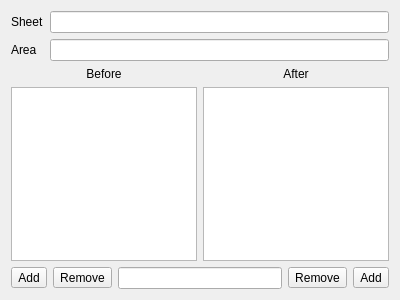
<?xml version="1.0" encoding="UTF-8"?>
<ui version="4.0">
 <class>ChangeEntry</class>
 <widget class="QWidget" name="ChangeEntry">
  <property name="geometry">
   <rect>
    <x>0</x>
    <y>0</y>
    <width>400</width>
    <height>300</height>
   </rect>
  </property>
  <property name="windowTitle">
   <string>Form</string>
  </property>
  <layout class="QGridLayout" name="gridLayout">
   <item row="0" column="0" colspan="2">
    <layout class="QFormLayout" name="formLayout">
     <item row="0" column="0">
      <widget class="QLabel" name="sheetLabel">
       <property name="text">
        <string>Sheet</string>
       </property>
       <property name="buddy">
        <cstring>sheetEdit</cstring>
       </property>
      </widget>
     </item>
     <item row="0" column="1">
      <widget class="QLineEdit" name="sheetEdit"/>
     </item>
     <item row="1" column="0">
      <widget class="QLabel" name="areaLabel">
       <property name="text">
        <string>Area</string>
       </property>
       <property name="buddy">
        <cstring>areaEdit</cstring>
       </property>
      </widget>
     </item>
     <item row="1" column="1">
      <widget class="QLineEdit" name="areaEdit"/>
     </item>
    </layout>
   </item>
   <item row="1" column="0">
    <widget class="QLabel" name="beforeLabel">
     <property name="text">
      <string>Before</string>
     </property>
     <property name="alignment">
      <set>Qt::AlignCenter</set>
     </property>
     <property name="buddy">
      <cstring>beforeView</cstring>
     </property>
    </widget>
   </item>
   <item row="1" column="1">
    <widget class="QLabel" name="afterLabel">
     <property name="text">
      <string>After</string>
     </property>
     <property name="alignment">
      <set>Qt::AlignCenter</set>
     </property>
     <property name="buddy">
      <cstring>afterView</cstring>
     </property>
    </widget>
   </item>
   <item row="2" column="0">
    <widget class="QListView" name="beforeView">
     <property name="editTriggers">
      <set>QAbstractItemView::NoEditTriggers</set>
     </property>
    </widget>
   </item>
   <item row="2" column="1">
    <widget class="QListView" name="afterView">
     <property name="editTriggers">
      <set>QAbstractItemView::NoEditTriggers</set>
     </property>
    </widget>
   </item>
   <item row="3" column="0" colspan="2">
    <layout class="QHBoxLayout" name="horizontalLayout">
     <item>
      <widget class="QToolButton" name="addLeftButton">
       <property name="text">
        <string>Add</string>
       </property>
       <property name="icon">
        <iconset theme="list-add">
         <normaloff>.</normaloff>.</iconset>
       </property>
      </widget>
     </item>
     <item>
      <widget class="QToolButton" name="delLeftButton">
       <property name="text">
        <string>Remove</string>
       </property>
       <property name="icon">
        <iconset theme="list-remove">
         <normaloff>.</normaloff>.</iconset>
       </property>
      </widget>
     </item>
     <item>
      <widget class="QLineEdit" name="commonEdit"/>
     </item>
     <item>
      <widget class="QToolButton" name="delRightButton">
       <property name="text">
        <string>Remove</string>
       </property>
       <property name="icon">
        <iconset theme="list-remove">
         <normaloff>.</normaloff>.</iconset>
       </property>
      </widget>
     </item>
     <item>
      <widget class="QToolButton" name="addRightButton">
       <property name="text">
        <string>Add</string>
       </property>
       <property name="icon">
        <iconset theme="list-add">
         <normaloff>.</normaloff>.</iconset>
       </property>
      </widget>
     </item>
    </layout>
   </item>
  </layout>
 </widget>
 <tabstops>
  <tabstop>sheetEdit</tabstop>
  <tabstop>areaEdit</tabstop>
  <tabstop>beforeView</tabstop>
  <tabstop>afterView</tabstop>
  <tabstop>addLeftButton</tabstop>
  <tabstop>delLeftButton</tabstop>
  <tabstop>commonEdit</tabstop>
  <tabstop>delRightButton</tabstop>
  <tabstop>addRightButton</tabstop>
 </tabstops>
 <resources/>
 <connections>
  <connection>
   <sender>addLeftButton</sender>
   <signal>clicked()</signal>
   <receiver>ChangeEntry</receiver>
   <slot>addLeftClicked()</slot>
   <hints>
    <hint type="sourcelabel">
     <x>17</x>
     <y>287</y>
    </hint>
    <hint type="destinationlabel">
     <x>15</x>
     <y>360</y>
    </hint>
   </hints>
  </connection>
  <connection>
   <sender>delLeftButton</sender>
   <signal>clicked()</signal>
   <receiver>ChangeEntry</receiver>
   <slot>delLeftClicked()</slot>
   <hints>
    <hint type="sourcelabel">
     <x>43</x>
     <y>277</y>
    </hint>
    <hint type="destinationlabel">
     <x>53</x>
     <y>442</y>
    </hint>
   </hints>
  </connection>
  <connection>
   <sender>delRightButton</sender>
   <signal>clicked()</signal>
   <receiver>ChangeEntry</receiver>
   <slot>delRightClicked()</slot>
   <hints>
    <hint type="sourcelabel">
     <x>342</x>
     <y>282</y>
    </hint>
    <hint type="destinationlabel">
     <x>341</x>
     <y>428</y>
    </hint>
   </hints>
  </connection>
  <connection>
   <sender>addRightButton</sender>
   <signal>clicked()</signal>
   <receiver>ChangeEntry</receiver>
   <slot>addRightClicked()</slot>
   <hints>
    <hint type="sourcelabel">
     <x>376</x>
     <y>283</y>
    </hint>
    <hint type="destinationlabel">
     <x>376</x>
     <y>443</y>
    </hint>
   </hints>
  </connection>
  <connection>
   <sender>sheetEdit</sender>
   <signal>editingFinished()</signal>
   <receiver>ChangeEntry</receiver>
   <slot>updateStatus()</slot>
   <hints>
    <hint type="sourcelabel">
     <x>302</x>
     <y>21</y>
    </hint>
    <hint type="destinationlabel">
     <x>637</x>
     <y>20</y>
    </hint>
   </hints>
  </connection>
  <connection>
   <sender>areaEdit</sender>
   <signal>editingFinished()</signal>
   <receiver>ChangeEntry</receiver>
   <slot>updateStatus()</slot>
   <hints>
    <hint type="sourcelabel">
     <x>360</x>
     <y>45</y>
    </hint>
    <hint type="destinationlabel">
     <x>549</x>
     <y>47</y>
    </hint>
   </hints>
  </connection>
  <connection>
   <sender>addLeftButton</sender>
   <signal>clicked()</signal>
   <receiver>ChangeEntry</receiver>
   <slot>updateStatus()</slot>
   <hints>
    <hint type="sourcelabel">
     <x>22</x>
     <y>280</y>
    </hint>
    <hint type="destinationlabel">
     <x>22</x>
     <y>393</y>
    </hint>
   </hints>
  </connection>
  <connection>
   <sender>delLeftButton</sender>
   <signal>clicked()</signal>
   <receiver>ChangeEntry</receiver>
   <slot>updateStatus()</slot>
   <hints>
    <hint type="sourcelabel">
     <x>58</x>
     <y>283</y>
    </hint>
    <hint type="destinationlabel">
     <x>78</x>
     <y>423</y>
    </hint>
   </hints>
  </connection>
  <connection>
   <sender>delRightButton</sender>
   <signal>clicked()</signal>
   <receiver>ChangeEntry</receiver>
   <slot>updateStatus()</slot>
   <hints>
    <hint type="sourcelabel">
     <x>348</x>
     <y>278</y>
    </hint>
    <hint type="destinationlabel">
     <x>356</x>
     <y>471</y>
    </hint>
   </hints>
  </connection>
  <connection>
   <sender>addRightButton</sender>
   <signal>clicked()</signal>
   <receiver>ChangeEntry</receiver>
   <slot>updateStatus()</slot>
   <hints>
    <hint type="sourcelabel">
     <x>378</x>
     <y>286</y>
    </hint>
    <hint type="destinationlabel">
     <x>403</x>
     <y>434</y>
    </hint>
   </hints>
  </connection>
 </connections>
 <slots>
  <slot>addLeftClicked()</slot>
  <slot>addRightClicked()</slot>
  <slot>delLeftClicked()</slot>
  <slot>delRightClicked()</slot>
  <slot>updateStatus()</slot>
 </slots>
</ui>
